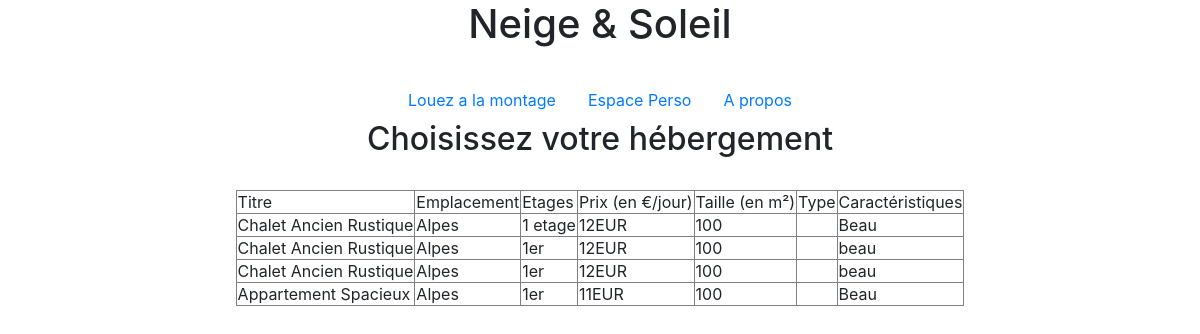
Page /neige_mvc/index.php?page=1 on the committed database.
### tables this page shows
create table logement (
  idlogement int auto_increment,
  titre varchar(150),
  emplacement text,
  etage text,
  prix text,
  taille text,
  idtype int,
  caracteristique text,
  id int ,
  photo text,
  createdate date,
  status enum("valide","invalide","en attente") DEFAULT 'en attente',
  idreservation int,
  primary key (idlogement),
  foreign key (id) references user(id),
  foreign key (idreservation) references reservation(idreservation),
  foreign key (idtype) references type (idtype));

### neige_mvc/controler/controler.php (called while the page is built, shortened)
<?php
  include ("./model/model.php");
  class Controler{
    private $Model;
    public function __construct ($server,$bdd,$user,$mdp,$table){
      $this->Model = new Model ($server,$bdd,$user,$mdp);
      $this->Model->setTable($table);
    }
    public function selectAll(){
      if ($this ->Model->getPdo() != null) {
      return $this -> Model->selectAll();
      }
      else {
        return null;
      }
    }
  }
?>

### neige_mvc/model/model.php (called while the page is built, shortened)
<?php
  class Model
  {
    private $pdo, $table, $id;
    public function __construct($serveur, $bdd, $user, $mdp)
    {
        $this->pdo = null;
        $this->table = null;
        try
        {
          $this->pdo = new PDO("mysql:host=".$serveur.";dbname=".$bdd,$user,$mdp);
        }
        catch(Exception $exp)
        {
          echo "Erreur de connexion a la BDD:".$bdd;
        }
    }
    public function selectAll()
    {
        if($this->pdo == null)
        {
            return null;
        }
        else
        {
            $requete = "select * from ".$this->table." ;";
            $select = $this->pdo->prepare($requete);
            $select->execute();
            $resultats = $select->fetchAll();
            return $resultats;
        }
    }
    public function getPdo()
    {
        return $this->pdo;
    }
    public function setTable($table)
    {
        $this->table = $table;
    }
}
?>

### neige_mvc/vu/vulogement.php (the view, shortened to what this page needs)
<!DOCTYPE html>
<html>
  <head>
  </head>
  <body>
    <center>
      <h2> Choisissez votre hébergement</h2></br>
      <table border="1">
        <tr>
          <td>Titre</td>
          <td>Emplacement</td>
          <td>Etages</td>
          <td>Prix (en €/jour)</td>
          <td>Taille (en m²)</td>
          <td>Type</td>
          <td>Caractéristiques</td>
        </tr>
        <?php
          foreach ($resultats as $unResultat)
          {
            echo "<tr><td>".$unResultat['titre']."</td>";
            echo "<td>".$unResultat['emplacement']."</td>";
            echo "<td>".$unResultat['etage']."</td>";
            echo "<td>".$unResultat['prix']."</td>";
            echo "<td>".$unResultat['taille']."</td>";
            echo "<td>".$unResultat['type']."</td>";
            echo "<td>".$unResultat['caracteristique']."</td></tr>";
          }
        ?>
      </table>
    </center>
  </body>
</html>

### rows in the picture
logement: titre "Chalet Ancien Rustique", emplacement "Alpes", etage "1 etage", prix "12EUR", taille "100", caracteristique "Beau"
logement: titre "Chalet Ancien Rustique", emplacement "Alpes", etage "1er", prix "12EUR", taille "100", caracteristique "beau"
logement: titre "Chalet Ancien Rustique", emplacement "Alpes", etage "1er", prix "12EUR", taille "100", caracteristique "beau"
logement: titre "Appartement Spacieux", emplacement "Alpes", etage "1er", prix "11EUR", taille "100", caracteristique "Beau"
